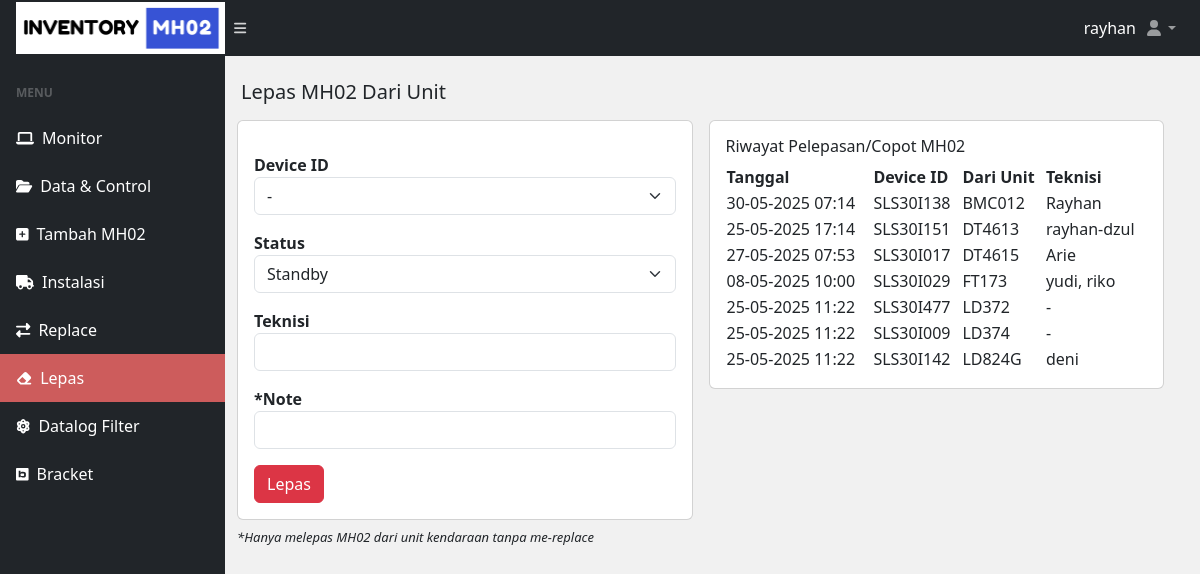
The app's page /lepas-unit.php (signed in), older data.
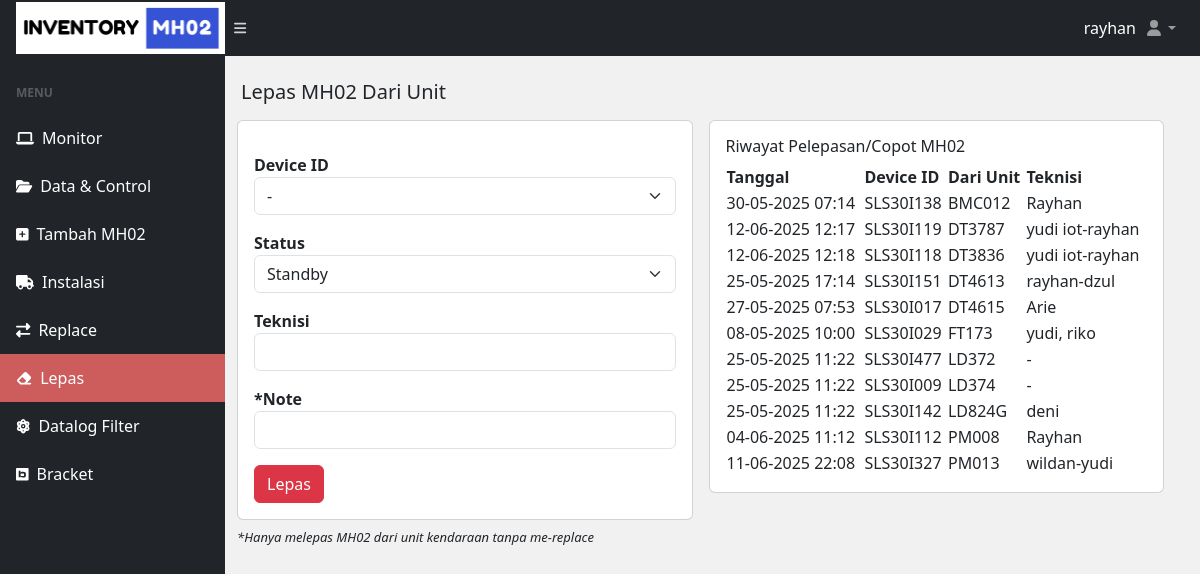
The same page, newer data.
### tables this page shows
CREATE TABLE `lepas_device` (
  `id` int(11) NOT NULL,
  `tanggal` varchar(55) NOT NULL,
  `deviceid` varchar(55) NOT NULL,
  `unit` varchar(55) NOT NULL,
  `teknisi` varchar(55) NOT NULL
);

### lepas-unit.php (the view, shortened to what this page needs)
<?php
include("database/db.php");
?>
<!DOCTYPE html>
<html lang="en">
<head>
  <?php include('./include/meta.php') ?>
</head>
<body class="sb-nav-fixed">
  <?php include('./include/nav.php') ?>
  <div id="layoutSidenav">
    <?php include('./include/sidenav.php') ?>
    <div id="layoutSidenav_content">
    <main>
        <div class="container-fluid px-3">
            <h5 class="mt-4">Lepas MH02 Dari Unit</h4>
            <div class="col-md-12 row">
              <div class="col-md-6 p-2">
                <div class="card">
                    <div class="card-body">
                        <form class="row g-3" method="POST" enctype="multipart/form-data">
                        <div class="">
                        <label for="" class="form-label-md mt-3"><b>Device ID</b></label>
                        <select name="device_id" class="form-select" id="" require>
                            <option>-</option>
                        </select>
                        <label for="" class="form-label-md mt-3"><b>Status</b></label>
                        <select name="status" class="form-select" id="" require>
                            <option value="standby">Standby</option>
                        </select>
                        <label for="" class="form-label-md mt-3"><b>Teknisi</b></label>
                        <input type="text" class="form-control" placeholder="" name="teknisi">
                        <label for="" class="form-label-md mt-3"><b>*Note</b></label>
                        <input type="text" class="form-control" placeholder="" name="note">
                        <input type="submit" class="btn btn-danger mt-3" name="submit" value="Lepas" />
                        </div>
                        </form>
                    </div>
                </div>
                <p class="mt-2" style="font-size: small;"><i>*Hanya melepas MH02 dari unit kendaraan tanpa me-replace</i></p>
              </div>
              <?php
                  $get_riwayat = mysqli_query($conn, "SELECT * FROM lepas_device ORDER BY unit ASC");
                  ?>
              <div class="col-md-6 p-2">
                <div class="card card-body">
                  <h6>Riwayat Pelepasan/Copot MH02</h6>
                  <table id="datatablesSimple">
                    <thead>
                    <tr>
                      <th>Tanggal</th>
                      <th>Device ID</th>
                      <th>Dari Unit</th>
                      <th>Teknisi</th>
                    </tr>
                    </thead>
                    <?php
                    while ($riw = mysqli_fetch_array($get_riwayat)) {
                    ?>
                    <tr>
                      <td><?= $riw['tanggal'] ?></td>
                      <td><?= $riw['deviceid'] ?></td>
                      <td><?= $riw['unit'] ?></td>
                      <td><?= $riw['teknisi'] ?></td>
                    </tr>
                    <?php }?>
                  </table>
                </div>
              </div>
            </div>
        </div>
    </main>
    </div>
  </div>
</body>
</html>

Row changes from the older to the newer data that the page shows:
added lepas_device: tanggal "12-06-2025 12:17", deviceid "SLS30I119", unit "DT3787", teknisi "yudi iot-rayhan"
added lepas_device: tanggal "12-06-2025 12:18", deviceid "SLS30I118", unit "DT3836", teknisi "yudi iot-rayhan"
added lepas_device: tanggal "04-06-2025 11:12", deviceid "SLS30I112", unit "PM008", teknisi "Rayhan"
added lepas_device: tanggal "11-06-2025 22:08", deviceid "SLS30I327", unit "PM013", teknisi "wildan-yudi"
